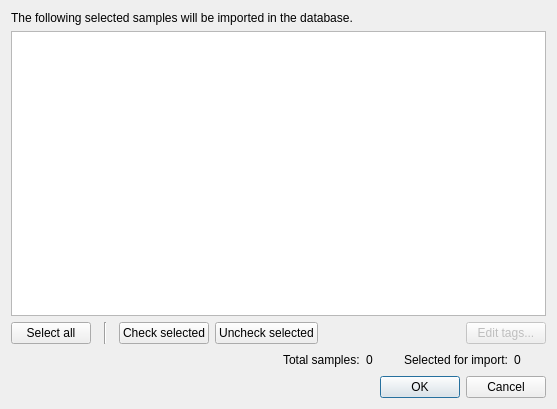
<?xml version="1.0" encoding="UTF-8"?>
<ui version="4.0">
 <class>Dialog</class>
 <widget class="QDialog" name="Dialog">
  <property name="geometry">
   <rect>
    <x>0</x>
    <y>0</y>
    <width>557</width>
    <height>409</height>
   </rect>
  </property>
  <property name="windowTitle">
   <string>Import samples</string>
  </property>
  <property name="modal">
   <bool>true</bool>
  </property>
  <layout class="QGridLayout" name="gridLayout">
   <item row="4" column="0">
    <widget class="QDialogButtonBox" name="buttonBox">
     <property name="orientation">
      <enum>Qt::Horizontal</enum>
     </property>
     <property name="standardButtons">
      <set>QDialogButtonBox::Cancel|QDialogButtonBox::Ok</set>
     </property>
    </widget>
   </item>
   <item row="3" column="0">
    <layout class="QHBoxLayout" name="horizontalLayout">
     <item>
      <spacer name="horizontalSpacer">
       <property name="orientation">
        <enum>Qt::Horizontal</enum>
       </property>
       <property name="sizeHint" stdset="0">
        <size>
         <width>40</width>
         <height>20</height>
        </size>
       </property>
      </spacer>
     </item>
     <item>
      <widget class="QLabel" name="label_2">
       <property name="text">
        <string>Total samples:</string>
       </property>
      </widget>
     </item>
     <item>
      <widget class="QLabel" name="totalLbl">
       <property name="sizePolicy">
        <sizepolicy hsizetype="Preferred" vsizetype="Preferred">
         <horstretch>0</horstretch>
         <verstretch>0</verstretch>
        </sizepolicy>
       </property>
       <property name="minimumSize">
        <size>
         <width>32</width>
         <height>0</height>
        </size>
       </property>
       <property name="text">
        <string>0</string>
       </property>
      </widget>
     </item>
     <item>
      <widget class="QLabel" name="label_4">
       <property name="text">
        <string>Selected for import:</string>
       </property>
      </widget>
     </item>
     <item>
      <widget class="QLabel" name="selectedLbl">
       <property name="sizePolicy">
        <sizepolicy hsizetype="Maximum" vsizetype="Preferred">
         <horstretch>0</horstretch>
         <verstretch>0</verstretch>
        </sizepolicy>
       </property>
       <property name="minimumSize">
        <size>
         <width>32</width>
         <height>0</height>
        </size>
       </property>
       <property name="text">
        <string>0</string>
       </property>
      </widget>
     </item>
    </layout>
   </item>
   <item row="0" column="0">
    <widget class="QLabel" name="label">
     <property name="text">
      <string>The following selected samples will be imported in the database.</string>
     </property>
    </widget>
   </item>
   <item row="1" column="0">
    <widget class="QTableView" name="sampleView">
     <property name="contextMenuPolicy">
      <enum>Qt::CustomContextMenu</enum>
     </property>
     <property name="editTriggers">
      <set>QAbstractItemView::NoEditTriggers</set>
     </property>
     <property name="selectionBehavior">
      <enum>QAbstractItemView::SelectRows</enum>
     </property>
     <property name="horizontalScrollMode">
      <enum>QAbstractItemView::ScrollPerPixel</enum>
     </property>
     <property name="sortingEnabled">
      <bool>true</bool>
     </property>
     <attribute name="horizontalHeaderHighlightSections">
      <bool>false</bool>
     </attribute>
     <attribute name="verticalHeaderVisible">
      <bool>false</bool>
     </attribute>
    </widget>
   </item>
   <item row="2" column="0">
    <layout class="QHBoxLayout" name="horizontalLayout_2">
     <item>
      <widget class="QPushButton" name="selectAllBtn">
       <property name="text">
        <string>Select all</string>
       </property>
      </widget>
     </item>
     <item>
      <widget class="Line" name="line">
       <property name="minimumSize">
        <size>
         <width>16</width>
         <height>0</height>
        </size>
       </property>
       <property name="orientation">
        <enum>Qt::Vertical</enum>
       </property>
      </widget>
     </item>
     <item>
      <widget class="QPushButton" name="checkSelectedBtn">
       <property name="text">
        <string>Check selected</string>
       </property>
      </widget>
     </item>
     <item>
      <widget class="QPushButton" name="uncheckSelectedBtn">
       <property name="text">
        <string>Uncheck selected</string>
       </property>
      </widget>
     </item>
     <item>
      <spacer name="horizontalSpacer_3">
       <property name="orientation">
        <enum>Qt::Horizontal</enum>
       </property>
       <property name="sizeHint" stdset="0">
        <size>
         <width>40</width>
         <height>20</height>
        </size>
       </property>
      </spacer>
     </item>
     <item>
      <widget class="QPushButton" name="editTagsBtn">
       <property name="enabled">
        <bool>false</bool>
       </property>
       <property name="text">
        <string>Edit tags...</string>
       </property>
      </widget>
     </item>
    </layout>
   </item>
  </layout>
 </widget>
 <resources/>
 <connections>
  <connection>
   <sender>buttonBox</sender>
   <signal>accepted()</signal>
   <receiver>Dialog</receiver>
   <slot>accept()</slot>
   <hints>
    <hint type="sourcelabel">
     <x>248</x>
     <y>254</y>
    </hint>
    <hint type="destinationlabel">
     <x>157</x>
     <y>274</y>
    </hint>
   </hints>
  </connection>
  <connection>
   <sender>buttonBox</sender>
   <signal>rejected()</signal>
   <receiver>Dialog</receiver>
   <slot>reject()</slot>
   <hints>
    <hint type="sourcelabel">
     <x>316</x>
     <y>260</y>
    </hint>
    <hint type="destinationlabel">
     <x>286</x>
     <y>274</y>
    </hint>
   </hints>
  </connection>
 </connections>
</ui>
